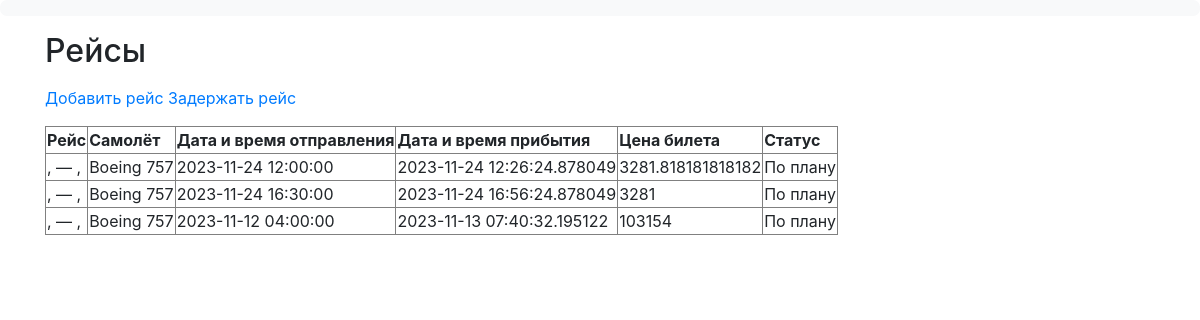
/manager/flights, run on an earlier commit of the app's database.
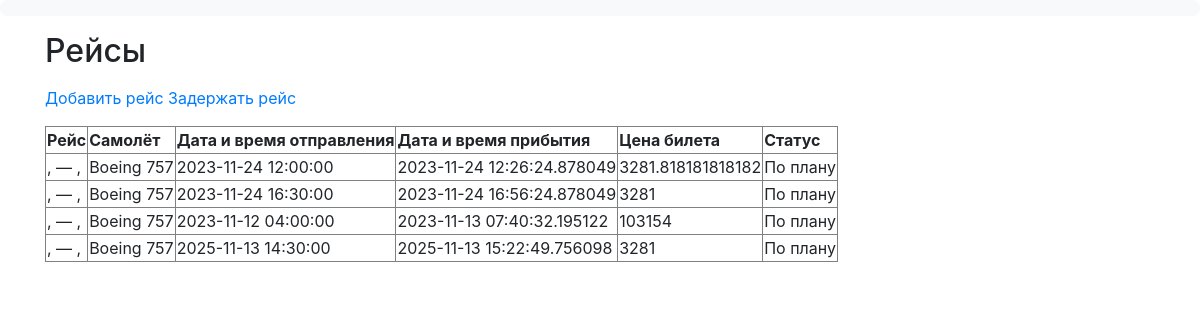
And on a later commit of the database.
### data/flights.py (models this page shows)
class Flight(SqlAlchemyBase):
    __tablename__ = 'Flights'
    id = sa.Column(sa.Integer, primary_key=True, autoincrement=True, unique=True, nullable=False)
    dept_airport_id = sa.Column(sa.Integer, sa.ForeignKey('Airports.id'), nullable=False)
    dest_airport_id = sa.Column(sa.Integer, sa.ForeignKey('Airports.id'), nullable=False)
    plane_id = sa.Column(sa.Integer, sa.ForeignKey('Planes.id'), nullable=False)
    dept_datetime = sa.Column(sa.DateTime, nullable=False)
    dest_datetime = sa.Column(sa.DateTime, nullable=False)
    price = sa.Column(sa.Integer, nullable=False)
    status_id = sa.Column(sa.Integer, sa.ForeignKey('Statuses.id'), nullable=False)

### data/planes.py (models this page shows)
class Plane(SqlAlchemyBase):
    __tablename__ = 'Planes'
    id = sa.Column(sa.Integer, primary_key=True, autoincrement=True, unique=True, nullable=False)
    name = sa.Column(sa.String, unique=True, nullable=False)
    rows_num = sa.Column(sa.Integer, nullable=False)
    columns_num = sa.Column(sa.Integer, nullable=False)
    flight_cost_per_1000_km = sa.Column(sa.Integer, nullable=False)
    average_speed = sa.Column(sa.Integer, nullable=False)

### data/statuses.py (models this page shows)
class Status(SqlAlchemyBase):
    __tablename__ = 'Statuses'
    id = sa.Column(sa.Integer, primary_key=True, autoincrement=True, unique=True, nullable=False)
    name = sa.Column(sa.String, unique=True, nullable=False)

### main.py (the view)
@app.route('/manager/flights')
def manager_flights():
    db_sess = db_session.create_session()
    update_flights_status()
    return render_template('manager_flights.html', table1=db_sess.query(airports.Airport, flights.Flight),
                           table2=db_sess.query(flights.Flight, planes.Plane, statuses.Status).filter(
                               flights.Flight.plane_id == planes.Plane.id,
                               flights.Flight.status_id == statuses.Status.id))

### data/db_session.py (called while the page is built)
def create_session() -> Session:
    global __factory
    return __factory()

### main.py (called while the page is built)
def update_flights_status():
    ZERO_TD = datetime.timedelta(minutes=0)
    BOARDING_TD = datetime.timedelta(minutes=40)
    db_sess = db_session.create_session()
    now = datetime.datetime.now()
    status_query = db_sess.query(statuses.Status)
    for flight, status in db_sess.query(flights.Flight, statuses.Status).filter(
            flights.Flight.status_id == statuses.Status.id).all():
        if status.name in ('Отменён', 'Завершён'):
            continue
        if flight.dest_datetime < now:
            flight.status_id = status_query.filter(statuses.Status.name == 'Завершён').first().id
        elif ZERO_TD < flight.dept_datetime - now < BOARDING_TD:
            flight.status_id = status_query.filter(statuses.Status.name == 'Посадка').first().id
    db_sess.commit()

### templates/manager_flights.html
{% extends "base_manager.html" %}
{% block content %}
<p><h2>Рейсы</h2><p>
<p><a href="./add_flight">Добавить рейс</a>    <a href="./delay_flight">Задержать рейс</a></p>
    <table border="">
        <tr>
            <td><b>Рейс</b></td>
            <td><b>Самолёт</b></td>
            <td><b>Дата и время отправления</b></td>
            <td><b>Дата и время прибытия</b></td>
            <td><b>Цена билета</b></td>
            <td><b>Статус</b></td>
        </tr>
        {% for flight, plane, status in table2.all() %}
        <tr>
            {% set dept_airport = table1.filter(id == table1.dept_airport_id).first() %}
            {% set dest_airport = table1.filter(id == table1.dest_airport_id).first() %}
            <td>{{ dept_airport.city }}, {{ dept_airport.name }} — {{ dest_airport.city }}, {{ dest_airport.name }}</td>
            <td>{{ plane.name }}</td>
            <td>{{ flight.dept_datetime }}</td>
            <td>{{ flight.dest_datetime }}</td>
            <td>{{ flight.price }}</td>
            <td>{{ status.name }}</td>
        </tr>
    {% endfor %}</table>
{% endblock %}

### templates/base_manager.html (shortened to what this page needs)
{% extends "base.html" %}

### templates/base.html (shortened to what this page needs)
<!doctype html>
<html lang="en">
<head>
    <link rel="stylesheet"
          href="https://stackpath.bootstrapcdn.com/bootstrap/4.4.1/css/bootstrap.min.css"
>
</head>
<body>
<header>
    <nav class="navbar navbar-light bg-light">
    </nav>
</header>
<main role="main" class="container">
    {% block content %}{% endblock %}
</main>
</body>
</html>

### templates/base.html (style rules this page uses)
.navbar { margin-left: 0; margin-right: 0; display: flex; justify-content: space-evenly; border-radius: 7px; }

What changed in the data, as far as the page shows it:
added Flight: name "Boeing 757", dept_datetime "2025-11-13 14:30:00", dest_datetime "2025-11-13 15:22:49.756098", price "3281", name "По плану"
